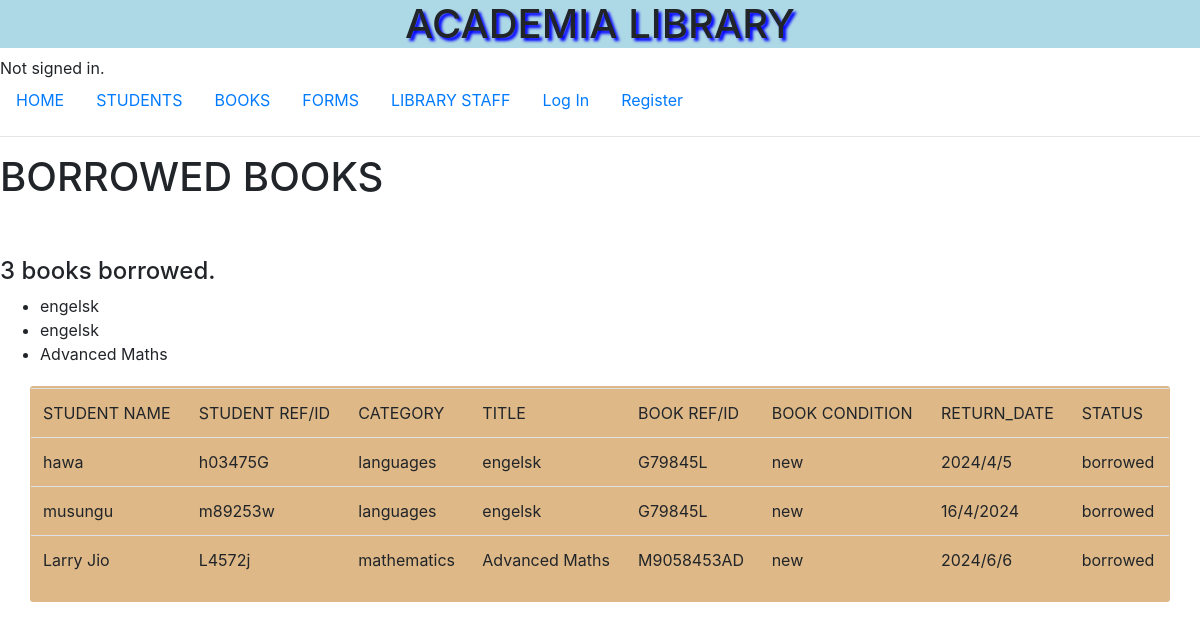
Screenshot of /book_borrowed_view with the database file from the repository.
### library/models.py (models this page shows, shortened)
class BookInstance(models.Model):
    studentName= models.CharField(max_length= 35, default="")
    student_refId= models.CharField(max_length= 35, default="")
    category= models.CharField(max_length=35, default="")
    title = models.CharField(max_length=35)
    author= models.CharField(max_length=35)
    refId= models.CharField(max_length=35, default="")
    book_condition= models.CharField(max_length=180)
    dateBorrowed=models.DateField(auto_now_add= True)
    return_date= models.CharField(max_length= 35)
    status= models.CharField(max_length= 100, default="")

### library/views.py (the view)
# urls.py: path("book_borrowed_view", views.book_borrowed_view, name="book_borrowed_view"),
def book_borrowed_view(request):
        borrowed_books= BookInstance.objects.all()
        return render(request, "library/book_borrowed.html",{'borrowed_books':borrowed_books})

### library/templates/library/book_borrowed.html (shortened to what this page needs)
{% extends "library/layout.html" %}
{% load static %}
{% block content %}
<h1>BORROWED BOOKS </h1></br></br>
<h4>{{borrowed_books.count}} books borrowed.</h4>
<div>
    {% if borrowed_books %}
        <ul>
            {% for  borrowed_books in  borrowed_books %}
            <li>{{borrowed_books.title }}</li>
            {% endfor%}
        </ul>
    {% else %}
        <p style="font-size:18px">Books not available</p>
    {% endif %}
</div>
<div class="row" style="margin-top:20px;">
    <div class= "container" style="overflow-y-auto;height= 400px">
        <table class= "table table-hover">
            <thead>
                <tr>
                    <td>STUDENT NAME</td>
                    <td>STUDENT REF/ID</td>
                    <td>CATEGORY</td>
                    <td>TITLE</td>
                    <td>BOOK REF/ID</td>
                    <td>BOOK CONDITION</td>
                    <td>RETURN_DATE</td>
                    <td>STATUS</td>
                </tr>
            </thead>
            <tbody>
                {% for borrowed_books in borrowed_books %}
                    <tr>
                            <td>{{borrowed_books.studentName}}</td>
                            <td>{{borrowed_books.student_refId}}</td>
                            <td>{{borrowed_books.category}}</td>
                            <td>{{borrowed_books.title}}</td>
                            <td>{{borrowed_books.refId}}</td>
                            <td>{{borrowed_books.book_condition}}</td>
                            <td>{{borrowed_books.return_date}}</td>
                            <td>{{borrowed_books.status}}</td>
                    </tr>
                {% endfor %}
            </tbody>
        </table>
    </div>
</div>
{% endblock content %}

### library/templates/library/layout.html (shortened to what this page needs)
{% load static %}
<!DOCTYPE html>
<html lang="en">
    <head>
        <link rel="stylesheet" href="https://stackpath.bootstrapcdn.com/bootstrap/4.4.1/css/bootstrap.min.css">
        <link href="{% static 'library/styles.css' %}" rel="stylesheet">
    </head>
    <body>
        <h1 style="background-color:lightblue;text-shadow:3px 3px 3px blue;text-align:center">ACADEMIA LIBRARY</h1>
            {% if user.is_authenticated %}
                Signed in as <strong>{{ user.username }}</strong>
            {% else %}
                Not signed in.
            {% endif %}
        <ul class="nav">
            <li class="nav-item">
                <a class="nav-link" href="{% url 'library:index' %}">HOME</a>
            </li>
            <li class="nav-item">
                <a class="nav-link" href="{% url 'library:student'  %}">STUDENTS</a>
            </li>
            <li class="nav-item">
                <a class="nav-link" href="{% url 'library:books' %}">BOOKS</a>
            </li>
            <li class="nav-item">
                <a class="nav-link" href="{% url 'library:form' %}">FORMS</a>
            </li>
            <li class="nav-item">
                <a class="nav-link" href="{% url 'library:lib_staff' %}">LIBRARY STAFF</a>
            </li>
            {% if user.is_authenticated %}
                <li class="nav-item">
                    <a class="nav-link" href="{% url 'library:logout' %}">Log Out</a>
                </li>
            {% else %}
                <li class="nav-item">
                    <a class="nav-link" href="{% url 'library:login' %}">Log In</a>
                </li>
                <li class="nav-item">
                    <a class="nav-link" href="{% url 'library:register' %}">Register</a>
                </li>
            {% endif %}
        </ul>
        <hr>
        {% block content %}
        {% endblock content %}
    </body>
</html>

### library/static/library/styles.css (style rules this page uses)
.container { padding: 2px 1px; margin-bottom: 2px; background-color:burlywood; border-radius:0.2rem; }

### rows the page displays
BookInstance: title "engelsk", studentName "hawa", student_refId "h03475G", category "languages", refId "G79845L", book_condition "new", return_date "2024/4/5", status "borrowed"
BookInstance: title "engelsk", studentName "musungu", student_refId "m89253w", category "languages", refId "G79845L", book_condition "new", return_date "16/4/2024", status "borrowed"
BookInstance: title "Advanced Maths", studentName "Larry Jio", student_refId "L4572j", category "mathematics", refId "M9058453AD", book_condition "new", return_date "2024/6/6", status "borrowed"

### other values shown
{{ borrowed_books.count }} "3"
